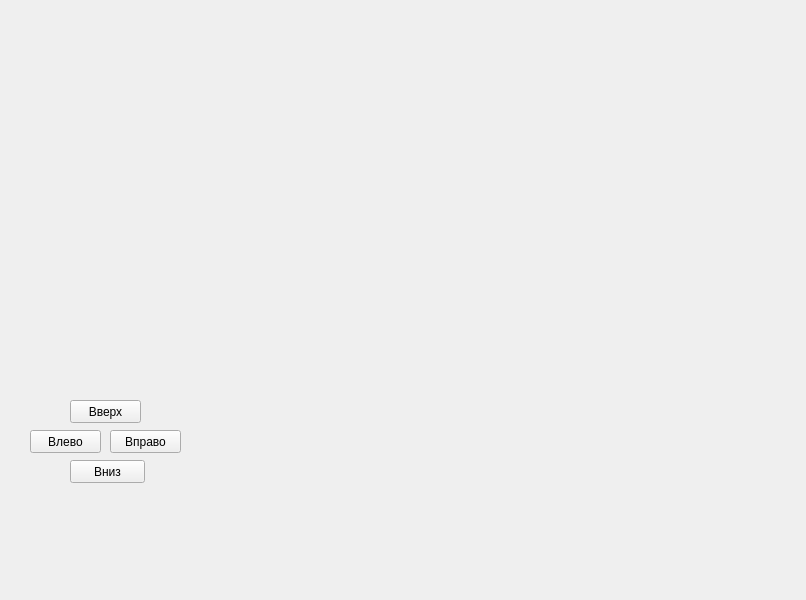
<?xml version="1.0" encoding="UTF-8"?>
<ui version="4.0">
 <class>MainWindow</class>
 <widget class="QMainWindow" name="MainWindow">
  <property name="geometry">
   <rect>
    <x>0</x>
    <y>0</y>
    <width>806</width>
    <height>600</height>
   </rect>
  </property>
  <property name="windowTitle">
   <string>MainWindow</string>
  </property>
  <widget class="QWidget" name="centralwidget">
   <widget class="QLabel" name="Map">
    <property name="geometry">
     <rect>
      <x>26</x>
      <y>22</y>
      <width>751</width>
      <height>351</height>
     </rect>
    </property>
    <property name="text">
     <string/>
    </property>
   </widget>
   <widget class="QPushButton" name="btn_Up">
    <property name="geometry">
     <rect>
      <x>70</x>
      <y>400</y>
      <width>71</width>
      <height>23</height>
     </rect>
    </property>
    <property name="text">
     <string>Вверх</string>
    </property>
   </widget>
   <widget class="QPushButton" name="btn_Left">
    <property name="geometry">
     <rect>
      <x>30</x>
      <y>430</y>
      <width>71</width>
      <height>23</height>
     </rect>
    </property>
    <property name="text">
     <string>Влево</string>
    </property>
   </widget>
   <widget class="QPushButton" name="btn_Down">
    <property name="geometry">
     <rect>
      <x>70</x>
      <y>460</y>
      <width>75</width>
      <height>23</height>
     </rect>
    </property>
    <property name="text">
     <string>Вниз</string>
    </property>
   </widget>
   <widget class="QPushButton" name="btn_Right">
    <property name="geometry">
     <rect>
      <x>110</x>
      <y>430</y>
      <width>71</width>
      <height>23</height>
     </rect>
    </property>
    <property name="text">
     <string>Вправо</string>
    </property>
   </widget>
  </widget>
 </widget>
 <resources/>
 <connections/>
</ui>
